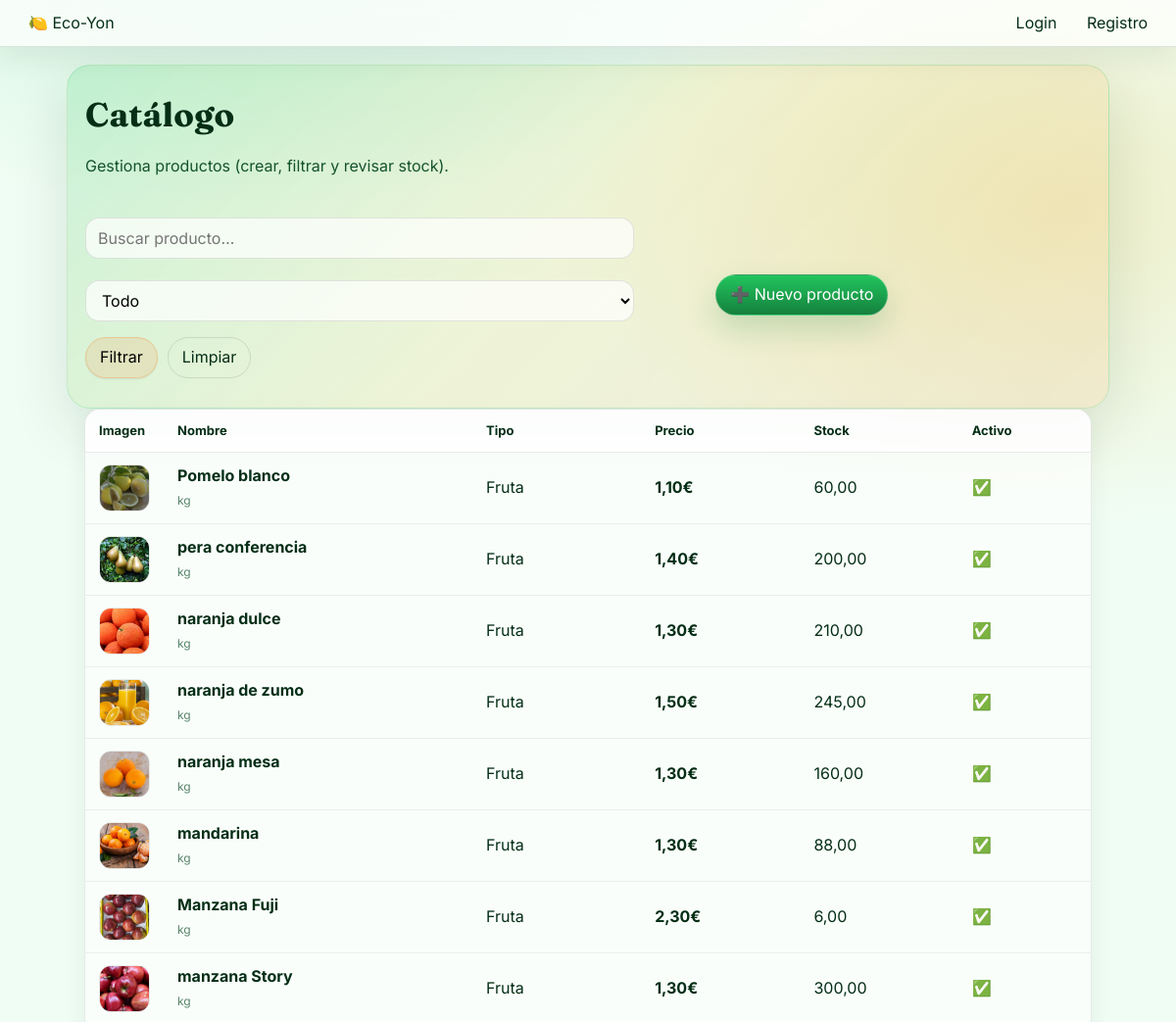
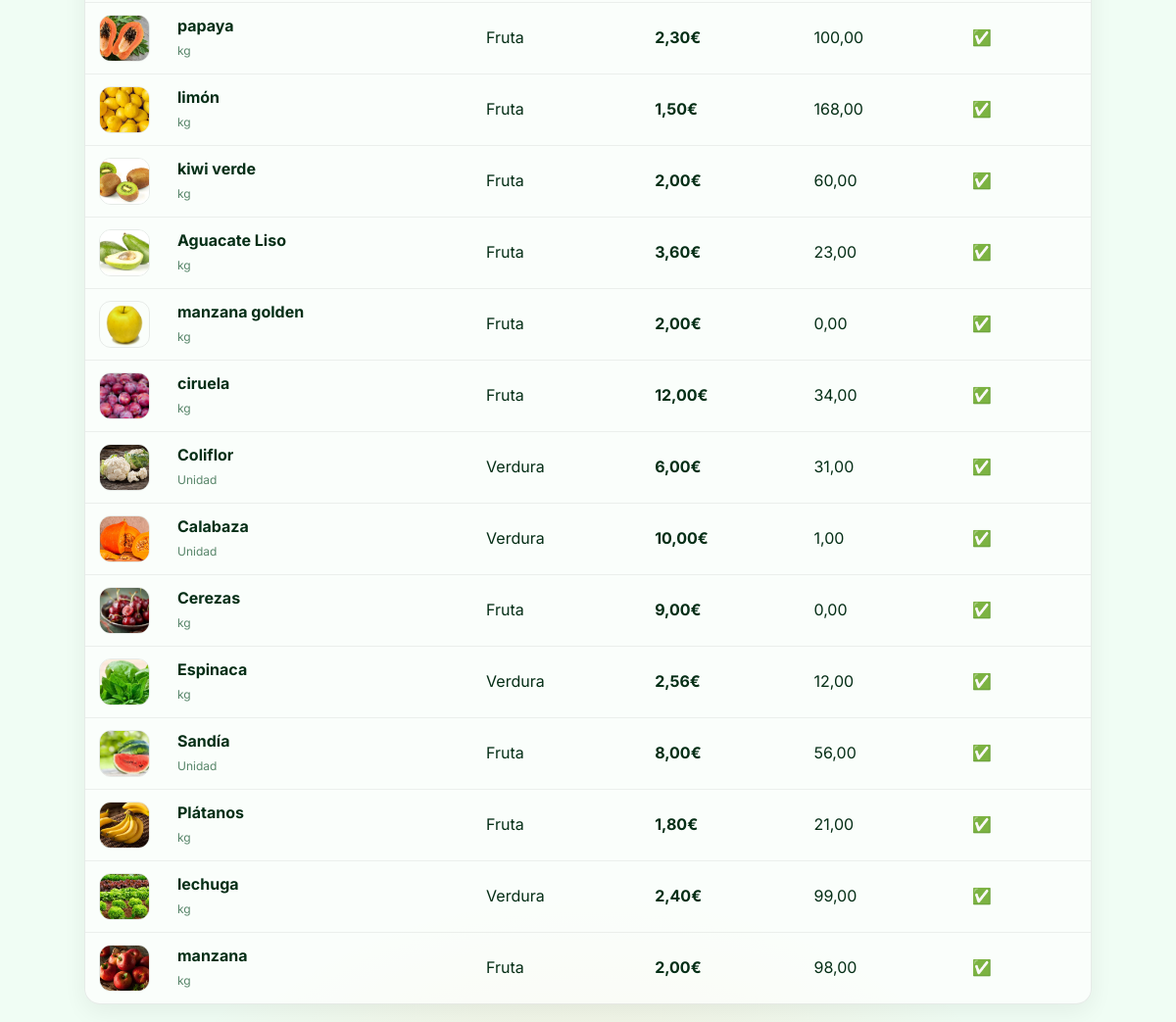
Page /dashboard/products/ (signed in) on the committed database (2 pictures, top to bottom).
### catalog/models.py (models this page shows, shortened)
class Product(models.Model):
    FRUTA = "FRUTA"
    VERDURA = "VERDURA"
    TYPE_CHOICES = [(FRUTA, "Fruta"), (VERDURA, "Verdura")]
    name = models.CharField(max_length=120)
    product_type = models.CharField(max_length=10, choices=TYPE_CHOICES)
    description = models.TextField(blank=True, default="")
    image = models.ImageField(upload_to="products/", blank=True, null=True)
    price = models.DecimalField(max_digits=10, decimal_places=2)
    unit = models.CharField(max_length=30, default="kg")
    stock = models.DecimalField(max_digits=10, decimal_places=2, default=0)
    is_active = models.BooleanField(default=True)

### dashboard/views.py (the view)
# urls.py: path("products/", views.product_list, name="dashboard_products"),
@manager_required
def product_list(request):
    q = (request.GET.get("q") or "").strip()
    ptype = (request.GET.get("product_type") or "").strip()
    qs = Product.objects.all().order_by("-id")
    if ptype in ("FRUTA", "VERDURA"):
        qs = qs.filter(product_type=ptype)
    if q:
        qs = qs.filter(name__icontains=q)
    return render(
        request,
        "dashboard/products_list.html",
        {
            "products": qs,
            "q": q,
            "ptype": ptype
        },
    )

### dashboard/views.py (called while the page is built)
def is_manager(user):
    return user.is_authenticated and user.is_staff

### templates/dashboard/products_list.html (shortened to what this page needs)
{% extends "base.html" %}
{% block content %}
<div class="hero">
    <div class="page-head">
        <div>
            <h1>Catálogo</h1>
            <p class="muted">Gestiona productos (crear, filtrar y revisar stock).</p>
        </div>
        <div class="toolbar">
            <div class="filters">
                <form method="get" style="display:flex; gap:10px; flex-wrap:wrap; align-items:center">
                    <input type="search" name="q" placeholder="Buscar producto…" value="{{ q }}">
                    <select name="product_type">
                        <option value="">Todo</option>
                    </select>
                    <button class="btn btn--secondary" type="submit">Filtrar</button>
                    <a class="btn btn--ghost" href="/dashboard/products/">Limpiar</a>
                </form>
            </div>
            <a class="btn btn--primary" href="/dashboard/products/new/">➕ Nuevo producto</a>
        </div>
    </div>
</div>
<div class="section">
    <table class="table">
        <thead>
            <tr>
                <th>Imagen</th>
                <th>Nombre</th>
                <th>Tipo</th>
                <th>Precio</th>
                <th>Stock</th>
                <th>Activo</th>
            </tr>
        </thead>
        <tbody>
            {% for p in products %}
            <tr>
                <td style="width:80px">
                    {% if p.image %}
                    <img src="{{ p.image.url }}" alt="{{ p.name }}" style="width:64px; height:48px; object-fit:cover; border-radius:12px; border:1px solid rgba(0,0,0,.08)">
                    {% else %}
                    <span class="badge">Sin imagen</span>
                    {% endif %}
                </td>
                <td><b>{{ p.name }}</b><br><span class="muted" style="font-size:12px">{{ p.unit }}</span></td>
                <td>{{ p.get_product_type_display }}</td>
                <td><b>{{ p.price }}€</b></td>
                <td>{{ p.stock }}</td>
                <td>{% if p.is_active %}✅{% else %}⛔{% endif %}</td>
            </tr>
            {% endfor %}
        </tbody>
    </table>
</div>
{% endblock %}

### templates/base.html (shortened to what this page needs)
<!doctype html>
<html lang="es">
<head>
    <link rel="stylesheet" href="/static/css/styles.css">
</head>
<body>
    <header class="nav">
        <div class="nav-left">
            <a href="/products/">
                <span class="brand-badge">🍋</span>
                Eco-Yon
            </a>
        </div>
        <div class="nav-right" id="nav-auth">
            <a href="/login/">Login</a>
            <a href="/register/">Registro</a>
        </div>
    </header>
    <main class="container">
        {% block content %}{% endblock %}
    </main>
</body>
</html>

### static/css/styles.css (style rules this page uses)
:root { --bg: #F0FDF4; --surface: #FFFFFF; --surface-2: #ECFDF5; --text: #052E16; --muted: #14532D; --border: rgba(5,46,22,.12); --brand: #22C55E; --brand-2: #15803D; --accent: #F97316; --lemon: #EAB308; --danger: #EF4444; --info: #3B82F6; --radius: 18px; --shadow-sm: 0 1px 2px rgba(2,44,24,.08); --shadow: 0 18px 40px rgba(2,44,24,.16); --ring: 0 0 0 4px rgba(34,197,94,.22); --container: 1100px; }
* { box-sizing: border-box; }
html, body { height: 100%; }
body { margin: 0; background: radial-gradient(1200px 700px at 20% -10%, rgba(34,197,94,.22), transparent 60%), radial-gradient(900px 600px at 90% 10%, rgba(234,179,8,.18), transparent 55%), radial-gradient(800px 600px at 50% 110%, rgba(249,115,22,.14), transparent 60%), var(--bg); color: var(--text); font-family: Inter, system-ui, -apple-system, Segoe UI, Roboto, Arial, sans-serif; line-height: 1.45; }
a { color: inherit; text-decoration: none; }
img { max-width: 100%; display: block; }
button, input, select { font: inherit; }
.container { max-width: var(--container); margin: 0 auto; padding: 18px; }
h1, h2, h3 { font-family: Fraunces, ui-serif, Georgia, serif; letter-spacing: .2px; margin: 0 0 12px 0; }
h1 { font-size: 34px; }
.muted { color: var(--muted); }
.nav { position: sticky; top: 0; z-index: 20; background: rgba(255,255,255,.72); backdrop-filter: blur(12px); border-bottom: 1px solid var(--border); display: flex; justify-content: space-between; align-items: center; gap: 14px; padding: 12px 16px; box-shadow: 0 10px 30px rgba(2,44,24,.08); }
.nav a, .nav button { padding: 8px 12px; border-radius: 999px; border: 1px solid transparent; }
.btn { display: inline-flex; align-items: center; justify-content: center; gap: 8px; padding: 10px 14px; border-radius: 999px; border: 1px solid var(--border); background: var(--surface); cursor: pointer; box-shadow: var(--shadow-sm); transition: transform .05s ease, box-shadow .2s ease; }
.btn--primary { background: linear-gradient(180deg, var(--brand), var(--brand-2)); color: white; border: 1px solid rgba(255,255,255,.22); box-shadow: 0 14px 30px rgba(21,128,61,.20); }
.btn--secondary { background: rgba(249,115,22,.12); border-color: rgba(249,115,22,.25); }
.btn--ghost { background: transparent; box-shadow: none; }
input, select { width: min(560px, 100%); padding: 10px 12px; border-radius: 12px; border: 1px solid var(--border); background: var(--surface); outline: none; margin: 6px 0; }
.page-head { display: flex; align-items: flex-end; justify-content: space-between; gap: 14px; flex-wrap: wrap; margin: 10px 0 14px; }
.toolbar { display: flex; align-items: center; justify-content: space-between; gap: 12px; flex-wrap: wrap; }
.toolbar .filters { display: flex; gap: 10px; flex-wrap: wrap; align-items: center; }
.hero { background: linear-gradient(135deg, rgba(34,197,94,.18), rgba(234,179,8,.12), rgba(249,115,22,.10)); border: 1px solid rgba(34,197,94,.18); border-radius: 24px; padding: 16px; box-shadow: 0 20px 60px rgba(2,44,24,.12); }
.hero h1 { margin-bottom: 6px; }
.hero, .section { max-width: 1100px; margin: 0 auto; padding-left: 18px; padding-right: 18px; }
.page-head { display: flex; align-items: flex-end; justify-content: space-between; gap: 18px; flex-wrap: wrap; }
.toolbar { display: flex; align-items: center; justify-content: flex-end; gap: 14px; flex-wrap: wrap; }
.toolbar .filters form { display: flex; gap: 10px; flex-wrap: wrap; align-items: center; }
.toolbar input[type="search"], .toolbar select { height: 42px; padding: 0 12px; border-radius: 14px; border: 1px solid rgba(0,0,0,.10); background: rgba(255,255,255,.70); outline: none; min-width: 240px; }
.toolbar select { min-width: 180px; }
.toolbar .btn { height: 42px; display: inline-flex; align-items: center; gap: 8px; white-space: nowrap; }
.table { width: 100%; border-collapse: separate; border-spacing: 0; background: rgba(255,255,255,.65); border: 1px solid rgba(0,0,0,.08); border-radius: 16px; overflow: hidden; box-shadow: 0 8px 24px rgba(0,0,0,.06); }
.table thead th { text-align: left; font-weight: 700; font-size: 13px; padding: 12px 14px; background: rgba(255,255,255,.75); border-bottom: 1px solid rgba(0,0,0,.08); }
.table td { padding: 12px 14px; vertical-align: middle; border-bottom: 1px solid rgba(0,0,0,.06); }
.table tbody tr:last-child td { border-bottom: none; }
.table td:first-child { width: 92px; }
.table td:first-child img { width: 64px; height: 48px; object-fit: cover; border-radius: 12px; display: block; }
.table .muted { opacity: .7; }

### rows in the picture
Product: image (picture), name "Pomelo blanco", unit "kg", product_type "Fruta", price "1,10", stock "60,00"
Product: image (picture), name "pera conferencia", unit "kg", product_type "Fruta", price "1,40", stock "200,00"
Product: image (picture), name "naranja dulce", unit "kg", product_type "Fruta", price "1,30", stock "210,00"
Product: image (picture), name "naranja de zumo", unit "kg", product_type "Fruta", price "1,50", stock "245,00"
Product: image (picture), name "naranja mesa", unit "kg", product_type "Fruta", price "1,30", stock "160,00"
Product: image (picture), name "mandarina", unit "kg", product_type "Fruta", price "1,30", stock "88,00"
Product: image (picture), name "Manzana Fuji", unit "kg", product_type "Fruta", price "2,30", stock "6,00"
Product: image (picture), name "manzana Story", unit "kg", product_type "Fruta", price "1,30", stock "300,00"
Product: image (picture), name "papaya", unit "kg", product_type "Fruta", price "2,30", stock "100,00"
Product: image (picture), name "limón", unit "kg", product_type "Fruta", price "1,50", stock "168,00"
Product: image (picture), name "kiwi verde", unit "kg", product_type "Fruta", price "2,00", stock "60,00"
Product: image (picture), name "Aguacate Liso", unit "kg", product_type "Fruta", price "3,60", stock "23,00"
Product: image (picture), name "manzana golden", unit "kg", product_type "Fruta", price "2,00", stock "0,00"
Product: image (picture), name "ciruela", unit "kg", product_type "Fruta", price "12,00", stock "34,00"
Product: image (picture), name "Coliflor", unit "Unidad", product_type "Verdura", price "6,00", stock "31,00"
Product: image (picture), name "Calabaza", unit "Unidad", product_type "Verdura", price "10,00", stock "1,00"
Product: image (picture), name "Cerezas", unit "kg", product_type "Fruta", price "9,00", stock "0,00"
Product: image (picture), name "Espinaca", unit "kg", product_type "Verdura", price "2,56", stock "12,00"
Product: image (picture), name "Sandía", unit "Unidad", product_type "Fruta", price "8,00", stock "56,00"
Product: image (picture), name "Plátanos", unit "kg", product_type "Fruta", price "1,80", stock "21,00"
Product: image (picture), name "lechuga", unit "kg", product_type "Verdura", price "2,40", stock "99,00"
Product: image (picture), name "manzana", unit "kg", product_type "Fruta", price "2,00", stock "98,00"
